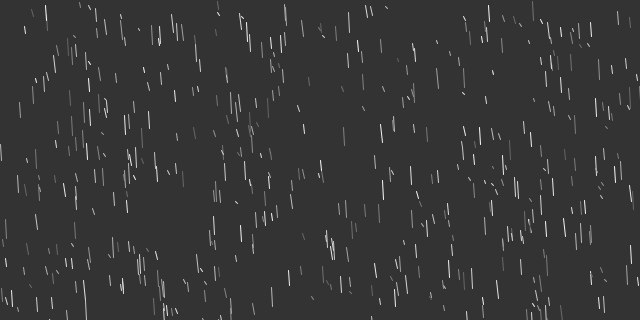
Frame 1 (no input)
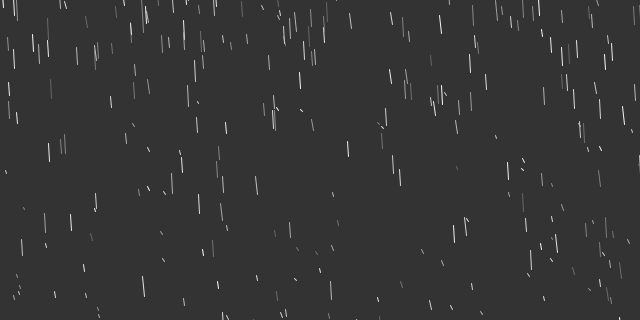
Frame 60 (the mouse pressed at the canvas centre just before this capture)
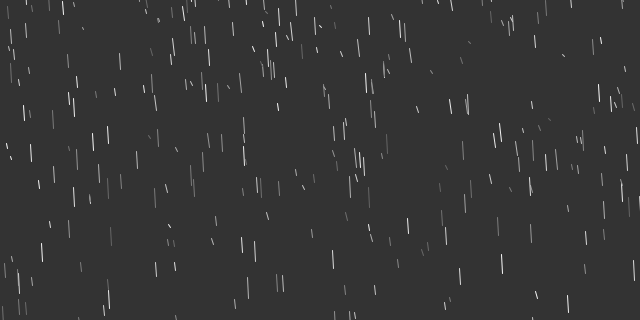
Frame 120 (the mouse held since frame 60 and released just before this capture)

The Processing sketch that drew these frames (run headless with seeded random() and noise(); from frame 60 on, the mouse is pressed at the canvas centre):

// Processing sketch: Rain
// ── Rain.pde
Drop drop;

Drop[] rain;

void setup() {
  size(640, 320); 
  rain = new Drop[500];
  
  for (int i = 0; i < rain.length; i++) {
    float x = random(0, width);
    float y = random(0, height);
    float mass = random(1, 10);
    float z = random(100, 255);
    
    rain[i] = new Drop(x, y, z, mass);
  }
  
  drop = new Drop(width/2, height/2, 255, 5);
}

void draw() {
  background(51);
  
  for (int i = 0; i < rain.length; i++) {
    rain[i].update(.04, 1, 0);
  }
  drop.update(.04, 1, 0);
  
}
// ── Drop.pde
class Drop {
 
  float x, y, len, z, mass, nX, nY, nZ, speed;
  Drop(float x, float y, float z, float mass) {
    this.x = x; this.y = y; this.z = z; this.mass = mass;
    speed = 0;
  }
  
  void update(float gravity, float wX, float wY) {
    // calculating endpoints
    nX = x + wX/mass + wX;
    nY = y + mass*gravity + wY/mass + mass*2;
   
    show();
    // calculating new startpoints
    if (y > height) {
      y = -100;
      speed = 0;
    } else {
      speed = speed + mass*gravity + wY/mass;
      y = y + speed;
    }
    
    if (x > width) {
      x = 0;
    } else {
      x = x + wX;
    }
  }
  
  void show() {
    stroke(z);
    line(x, y, nX, nY);
  }
  
}
